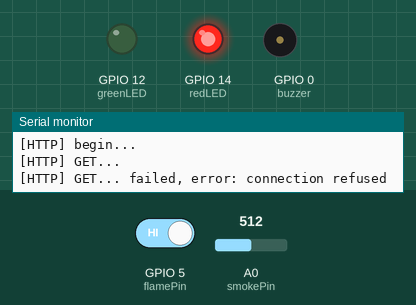
Recording of a sketch running on a simulated ESP8266 (NodeMCU). On the bench: output pins drawn as LEDs (lit = HIGH), buzzer (waves = sounding), the last lines printed to the serial monitor. The inputs (shaded band) are chosen by the test bench; at power-on: GPIO 5 (flamePin) HIGH, A0 (smokePin) = 512. WiFi joins after 1.5 s; servers stay silent unless stated.

Above: at 2.7 s.
2.8 s: GPIO 5 (flamePin) driven LOW
At 6.1 s:
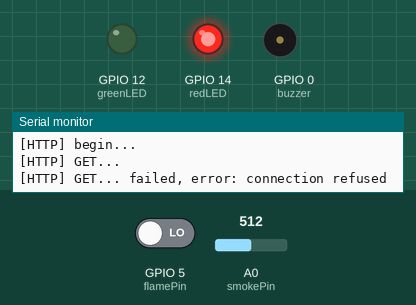
6.2 s: GPIO 5 (flamePin) driven HIGH
At 7.0 s:
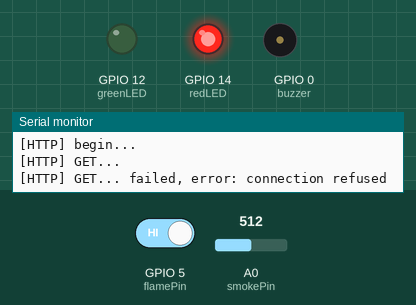
7.7 s: A0 (smokePin) set to 462
9.7 s: A0 (smokePin) set to 433
At 11.2 s:
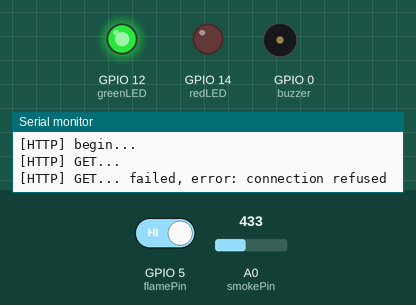
12.1 s: GPIO 5 (flamePin) driven LOW
At 12.85 s:
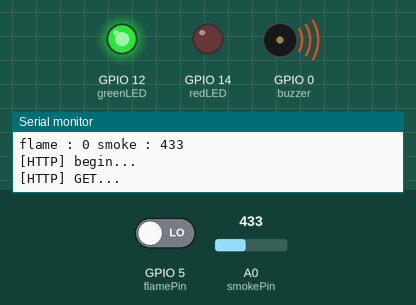
Timing chart, 0 to 16.5 s (numbered marks = the images above; inputs shaded):
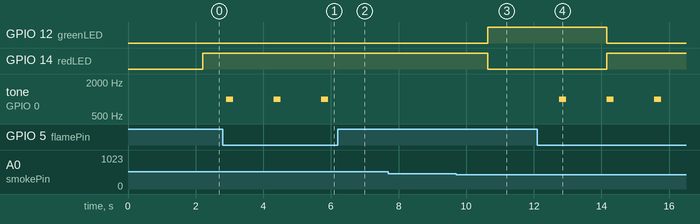

The sketch:

hawan_final.ino
```cpp
#include <ESP8266WiFi.h>
#include <ESP8266HTTPClient.h>
#include <WiFiClient.h>

#define STASSID "usamo"
#define STAPSK  "11111111"
#define SENSOR "95P86B"

const char *ssid = STASSID;
const char *password = STAPSK;
//와이파이 연결 password


const int redLED = 14;  //red LED를 GPIO14번(D5) 핀에 연결
const int greenLED = 12; //green LED를 GPIO12번(D6) 핀에 연결
const int buzzer = 0;  //피에조 부저를 GPIO0번(D3) 핀에 연결
const int smokePin = A0; //가스 센서를 아날로그0번 핀에 연결
const int flamePin = 5; //불꽃 센서를 GPIO5번(D1) 핀에 연결

long flame_interval = 100;
long smoke_interval = 100;
long flame_previousMillis = 0;
long smoke_previousMillis = 0;

int Flame = HIGH; // 불꽃이 감지 되지 않았을 때 HIGH , 불꽃이 감지 되면 LOW
int Smoke = 0;
//int flag = 0;
int smokeSensorThres =450;//가스가 검출된 상태를 알기 위해 일정한 가스 수치 설정. 이 일정한 수치를 넘어서면 가스 검출된 상태

void wifi_connect() {
  Serial.begin(115200); //통신 속도 115200bps로 시리얼 통신 시작
  WiFi.mode(WIFI_STA); //WIFI모드를 WIFI_STA로 설정한다.
  WiFi.begin(ssid, password);//와이파이 접속
  Serial.println("");


  while (WiFi.status() != WL_CONNECTED) {//연결이 지연될 시에 시리얼 모니터에 '.' 출력
    delay(500);
    Serial.print(".");
  }

  //WIFI의 정보와 아이피 출력
  Serial.println("");
  Serial.print("Connected to ");
  Serial.println(ssid);
  Serial.print("IP address: ");
  Serial.println(WiFi.localIP());//얻어온 IP주소를 시리얼 모니터에 출력
}

void setup()
{
  pinMode(redLED, OUTPUT); //red LED를 출력으로 설정
  pinMode(greenLED, OUTPUT);//green LED를 출력으로 설정
  pinMode(buzzer, OUTPUT);//피에조 부저를 출력으로 설정
  pinMode(smokePin, INPUT); //가스 센서를 입력으로 설정
  pinMode(flamePin, INPUT);//불꽃 센서를 입력으로 설정

  Serial.begin(115200);//통신 속도 115200bps로 시리얼 통신 시작
  wifi_connect();  //와이파이 연결
  }

void loop() {

  Flame = digitalRead(flamePin);
  Smoke = analogRead(smokePin);
//센서로 부터 읽은 값을 각각 변수에 저장

  Serial.print("flame : ");
  Serial.print(Flame);
  Serial.print(" smoke : ");
  Serial.println(Smoke);
//센서 값을 시리얼 모니터에 출력

  flame_loop();
  smoke_loop();
}

void flame_loop(){

unsigned long currentMillis = millis();// 현재 시간 값

  if(currentMillis - flame_previousMillis >= flame_interval) {
    // 현재 시간과 이전 시간을 비교해서, 1초가 되었는지 체크
    flame_previousMillis = currentMillis;

    if(Flame == LOW) {// 불꽃이 감지 되면 부저가 울린다
      tone(buzzer, 1000, 200);

      //서버로 화재가 감지됨을 전송
      String url = "http://3.35.55.95:3030/arduino/sensor/95P86B/fire";
      wifi_send(url);
    }
  }
}


void smoke_loop(){
  unsigned long currentMillis = millis();// 현재 시간 값

  if(currentMillis - smoke_previousMillis >= smoke_interval) {
    // 현재 시간과 이전 시간을 비교해서, 1초가 되었는지 체크
    smoke_previousMillis = currentMillis;

    char s[10]; // 크기가 10인 char형 배열 선언
    sprintf(s, "%d", Smoke);//배열에 Smoke 값

   //서버로 가스 값을 전송
    String url = "http://3.35.55.95:3030/arduino/sensor/95P86B/gas/";
    url = url + s;
    wifi_send(url);

    Serial.println(url);
    if(Smoke > smokeSensorThres || Flame == LOW) {
      //가스 수치가 일정 수준을 넘거나 불꽃이 감지가 되면 LED가 green에서 red로 색 변경
      digitalWrite(redLED, HIGH);
      digitalWrite(greenLED, LOW);
    }
    //가스나 불꽃이 감지되지 않으면 green 색을 유지
    else{
      digitalWrite(redLED, LOW);
      digitalWrite(greenLED, HIGH);
    }
  }
 }

 void wifi_send(String url){
  //와이파이가 연결되었는지 확인
  if ((WiFi.status() == WL_CONNECTED)) {
    WiFiClient client;
    HTTPClient http;

    //url로 http 통신 시작
    Serial.print("[HTTP] begin...\n");
    if (http.begin(client, url)) {  // HTTP

      //http에서 응답코드 받아옴
      Serial.print("[HTTP] GET...\n");
      int httpCode = http.GET();
      if (httpCode > 0) {
        Serial.printf("[HTTP] GET... code: %d\n", httpCode);

        //서버에서 값 받아옴
        if (httpCode == HTTP_CODE_OK || httpCode == HTTP_CODE_MOVED_PERMANENTLY) {
          String payload = http.getString();
          Serial.println(payload);
        }
      }
      else {
        //오류
        Serial.printf("[HTTP] GET... failed, error: %s\n", http.errorToString(httpCode).c_str());
      }
      //통신 종료
      http.end();
    } else {
      //서버에 연결할 수 없음
      Serial.printf("[HTTP} Unable to connect\n");
    }
  }
  //통신 속도 조절
  delay(500);
 }
```

Measured:
- the behaviour switches between 451 and 450 on A0 (smokePin) (found by bisection; images 2 and 3)
- after the input at 2.8 s, tone on GPIO 0 (buzzer): alternates 1000 Hz for 0.20 s and silent for 1.2 s, starting after 0.11 s
- after the input at 6.2 s, tone on GPIO 0 (buzzer): stays silent (without the input it goes to 1000 Hz after 0.92 s)
- after the input at 9.7 s, GPIO 12 (greenLED): LOW → HIGH after 0.94 s; GPIO 14 (redLED): HIGH → LOW after 0.94 s
- after the input at 12.1 s, GPIO 12 (greenLED): HIGH → LOW after 2.1 s; GPIO 14 (redLED): LOW → HIGH after 2.1 s; tone on GPIO 0 (buzzer): alternates 1000 Hz for 0.20 s and silent for 1.2 s, starting after 0.66 s
